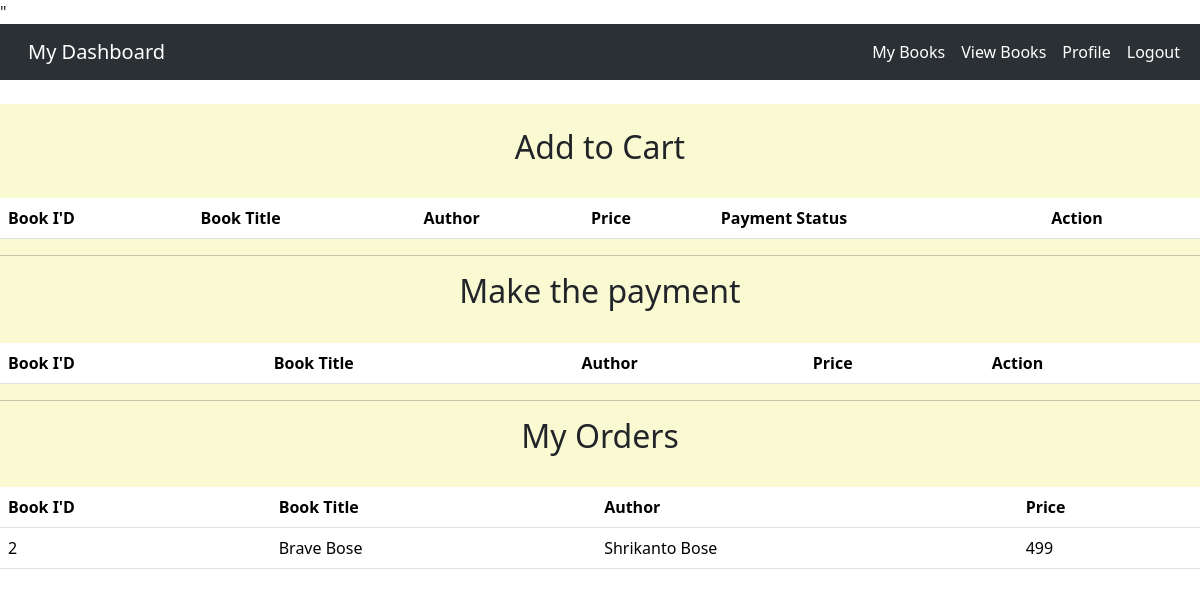
/myorders (signed in), run on the app's committed database.
### app.py (models this page shows)
class Orders(db.Model):
     __tablename__="orders"
     order_id=db.Column(db.Integer, primary_key = True, autoincrement= True)
     user_id=db.Column(db.Integer, db.ForeignKey("user.id"))
     username=db.Column(db.String, nullable=False)
     book_id=db.Column(db.Integer, db.ForeignKey("book.book_id"))
     book_name=db.Column(db.String, nullable=False)
     category_id=db.Column(db.Integer, db.ForeignKey("categories.category_id"))
     author_name=db.Column(db.String, nullable=False)
     price=db.Column(db.Integer, db.ForeignKey("book.price"))
     payment=db.Column(db.String, nullable=False)
     date_of_issue=db.Column(db.String, nullable=False)

### app.py (the view)
@app.route('/myorders')
@auth_required
def myorders():
    myorder=Orders.query.filter_by(user_id=session['user_id'])
    return render_template('myorders.html', myorder=myorder)

### app.py (called while the page is built)
def auth_required(func):
    @wraps(func)
    def inner(*args, **kwargs):
        if 'user_id' in session:
            return func(*args, **kwargs)
        if 'admin_id' in session:
            return func(*args, **kwargs)
        else:
            flash('Please login to continue')
            return redirect(url_for('login_as_user'))
    return inner

### templates/myorders.html (shortened to what this page needs)
<!DOCTYPE html>
<html lang="en">
<head>
    <link rel="stylesheet" href="https://cdn.jsdelivr.net/npm/bootstrap@5.3.2/dist/css/bootstrap.rtl.min.css">"
</head>
<body>
    <nav class="navbar navbar-expand-lg bg-body-tertiary" data-bs-theme="dark">
            <div class="container-fluid">
              <a class="navbar-brand" href="#">My Dashboard</a>
              <div class="collapse navbar-collapse" id="navbarTogglerDemo03">
                <ul class="navbar-nav me-auto mb-2 mb-lg-0">
                  <li class="nav-item">
                    <a class="nav-link active" aria-current="page" href="/mybooks">My Books</a>
                  </li>
                  <li class="nav-item">
                    <a class="nav-link active" aria-current="page" href="/bookcart"> View Books</a>
                  </li>
                  <li class="nav-item">
                    <a class="nav-link active" aria-current="page" href="/profile">Profile</a>
                  </li>
                  <li class="nav-item">
                    <a class="nav-link active" aria-current="page" href="/login_as_user">Logout</a>
                  </li>
                </ul>
              </div>
            </div>
          </nav>
           <br>
         <div class="current"><br>
            <h2 style="text-align :center">Add to Cart</h2><br>
            <table class="table">
                <thead>
                  <tr>
                    <th scope="col">Book I'D</th>
                    <th scope="col">Book Title</th>
                    <th scope="col">Author</th>
                    <th scope="col">Price</th>
                    <th scope="col">Payment Status</th>
                    <th scope="col">Action</th>
                  </tr>
                </thead>
                </table><hr>
        <div class="current">
          <h2 style="text-align :center">Make the payment</h2><br>
                    <table class="table">
                        <thead>
                          <tr>
                            <th scope="col">Book I'D</th>
                            <th scope="col">Book Title</th>
                            <th scope="col">Author</th>
                            <th scope="col">Price</th>
                            <th scope="col">Action</th>
                          </tr>
                        </thead>
                        </table><hr>
          <div class="current">
              <h2 style="text-align :center">My Orders</h2><br>
                    <table class="table">
                        <thead>
                          <tr>
                            <th scope="col">Book I'D</th>
                            <th scope="col">Book Title</th>
                            <th scope="col">Author</th>
                            <th scope="col">Price</th>
                          </tr>
                        </thead>
                        <tbody>
                          {% for order in myorder %}
                           {% if order.payment=="paid" %}
                           <tr>
                            <td>{{order.book_id}}</td>
                            <td>{{order.book_name}}</td>
                            <td>{{order.author_name}}</td>
                            <td>{{order.price}}</td>
                            </tr>
                            {% endif %}
                          {% endfor %}
                        </tbody>
                      </table>
</body>
</html>

### templates/myorders.html (style rules this page uses)
.current { background-color:lightgoldenrodyellow; }
.table { background-color:lightgoldenrodyellow; }

### data on the page
Orders: book_id "2", book_name "Brave Bose", author_name "Shrikanto Bose", price "499"
